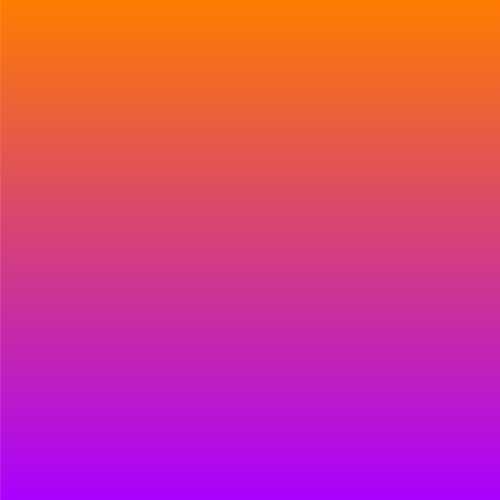
Frame 1 (no input)
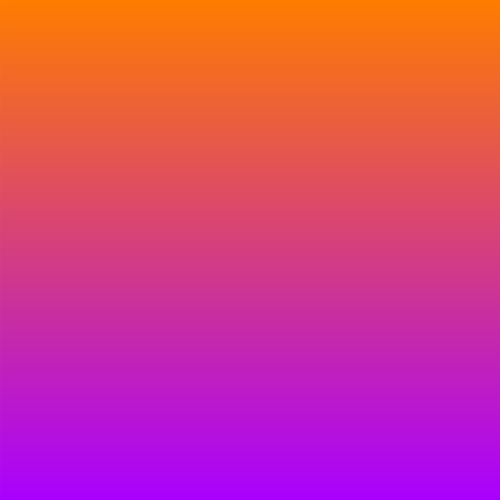
Frame 2 (the mouse pressed at the canvas centre, redrawn once)

The Processing sketch that drew these frames (run headless with seeded random() and noise(); the mouse was pressed at the canvas centre and the sketch redrawn once):

// Processing sketch: bgLerper
// ── bgLerper.pde
color c1 = color(255, 124, 0);
color c2 = color(169, 0, 255);
color temp;
float lerper = 0;

void setup() {
  size(500, 500);
  strokeWeight(1);
  noLoop();
}

void draw() {
  for (float i = 0; i < height; i = i + 1) {
    lerper = map(i, 0, height, 0, 1);
    temp = lerpColor(c1, c2, lerper);
    stroke(temp);
    line(0, i, width, i);
  }
}
